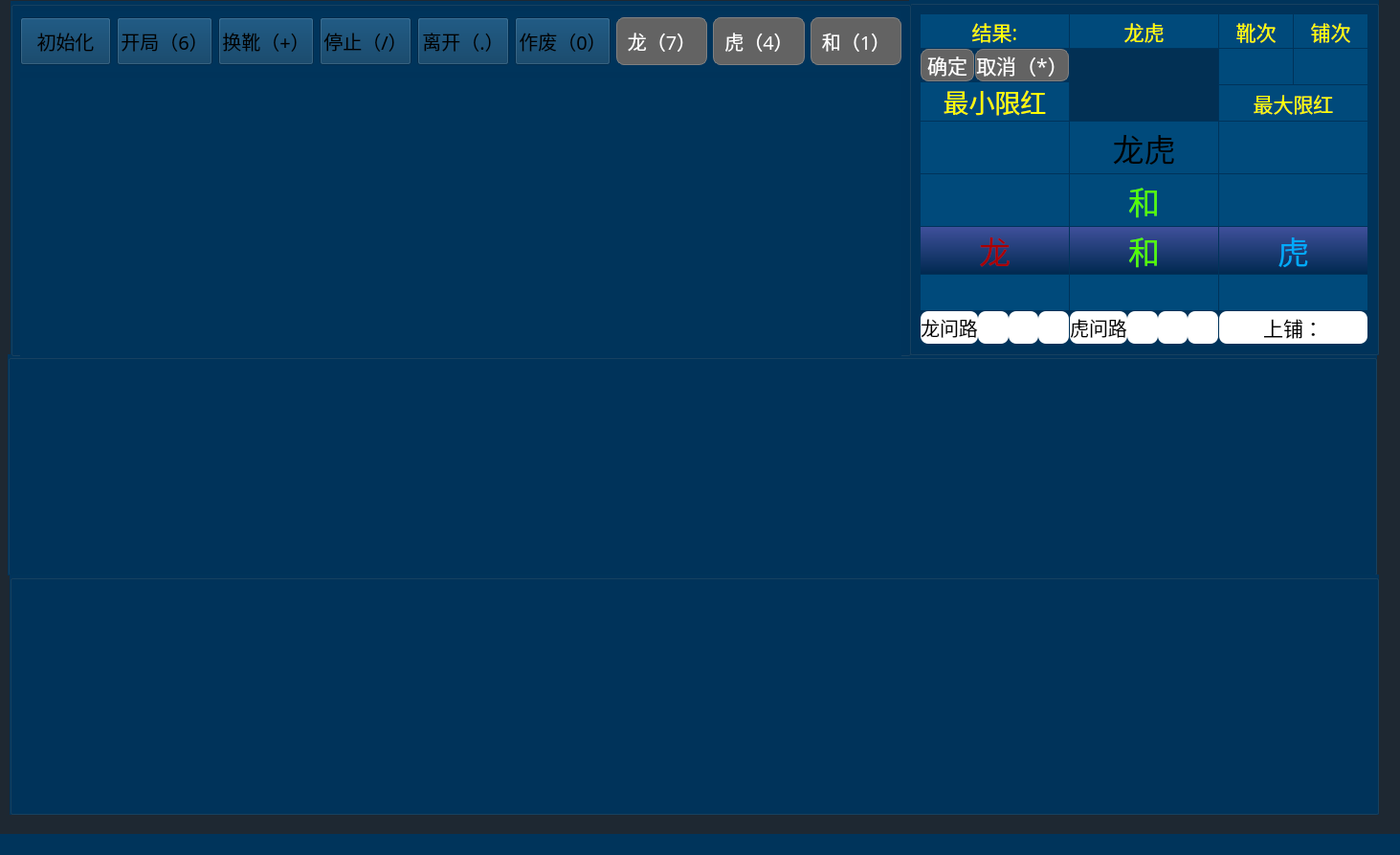
<?xml version="1.0" encoding="UTF-8"?>
<ui version="4.0">
 <class>MainWindow</class>
 <widget class="QMainWindow" name="MainWindow">
  <property name="geometry">
   <rect>
    <x>0</x>
    <y>0</y>
    <width>1463</width>
    <height>893</height>
   </rect>
  </property>
  <property name="windowTitle">
   <string>MainWindow</string>
  </property>
  <property name="styleSheet">
   <string notr="true">background-color: rgb(0, 52, 91);</string>
  </property>
  <widget class="QWidget" name="centralwidget">
   <property name="styleSheet">
    <string notr="true">background-color: rgb(30, 40, 50);</string>
   </property>
   <widget class="QGroupBox" name="groupBox_3">
    <property name="geometry">
     <rect>
      <x>8</x>
      <y>370</y>
      <width>1431</width>
      <height>231</height>
     </rect>
    </property>
    <property name="styleSheet">
     <string notr="true">background-color: rgb(0, 52, 91);
</string>
    </property>
    <property name="title">
     <string/>
    </property>
    <layout class="QVBoxLayout" name="verticalLayout_4">
     <item>
      <layout class="QGridLayout" name="gridLayout_4">
       <property name="spacing">
        <number>1</number>
       </property>
      </layout>
     </item>
    </layout>
   </widget>
   <widget class="QGroupBox" name="groupBox_4">
    <property name="geometry">
     <rect>
      <x>10</x>
      <y>600</y>
      <width>1431</width>
      <height>251</height>
     </rect>
    </property>
    <property name="styleSheet">
     <string notr="true">background-color: rgb(0, 52, 91);
</string>
    </property>
    <property name="title">
     <string/>
    </property>
    <layout class="QVBoxLayout" name="verticalLayout_5">
     <item>
      <layout class="QGridLayout" name="gridLayout_5">
       <property name="spacing">
        <number>1</number>
       </property>
      </layout>
     </item>
    </layout>
   </widget>
   <widget class="QGroupBox" name="groupBox_2">
    <property name="geometry">
     <rect>
      <x>950</x>
      <y>0</y>
      <width>491</width>
      <height>371</height>
     </rect>
    </property>
    <property name="styleSheet">
     <string notr="true">background-color: rgb(0, 52, 91);</string>
    </property>
    <property name="title">
     <string/>
    </property>
    <layout class="QVBoxLayout" name="verticalLayout_3">
     <item>
      <layout class="QGridLayout" name="gridLayout">
       <property name="spacing">
        <number>1</number>
       </property>
       <item row="3" column="3">
        <widget class="QLabel" name="label_tieMaxLimit">
         <property name="font">
          <font>
           <family>方正粗黑宋简体</family>
           <pointsize>30</pointsize>
          </font>
         </property>
         <property name="styleSheet">
          <string notr="true">background-color: rgb(0, 74, 123);
color: rgb(255, 255, 255);</string>
         </property>
         <property name="text">
          <string/>
         </property>
         <property name="alignment">
          <set>Qt::AlignCenter</set>
         </property>
        </widget>
       </item>
       <item row="5" column="3">
        <widget class="QLabel" name="label_score_tiger">
         <property name="font">
          <font>
           <family>方正粗黑宋简体</family>
           <pointsize>20</pointsize>
          </font>
         </property>
         <property name="styleSheet">
          <string notr="true">background-color: rgb(0, 74, 123);
color: rgb(255, 255, 255);</string>
         </property>
         <property name="text">
          <string/>
         </property>
         <property name="alignment">
          <set>Qt::AlignCenter</set>
         </property>
        </widget>
       </item>
       <item row="3" column="2">
        <widget class="QLabel" name="label_same">
         <property name="font">
          <font>
           <family>方正粗黑宋简体</family>
           <pointsize>25</pointsize>
          </font>
         </property>
         <property name="styleSheet">
          <string notr="true">background-color: rgb(0, 74, 123);
color: rgb(85, 255, 0);</string>
         </property>
         <property name="text">
          <string>和</string>
         </property>
         <property name="alignment">
          <set>Qt::AlignCenter</set>
         </property>
        </widget>
       </item>
       <item row="4" column="1">
        <widget class="QLabel" name="label_long_score">
         <property name="font">
          <font>
           <family>方正粗黑宋简体</family>
           <pointsize>25</pointsize>
          </font>
         </property>
         <property name="whatsThis">
          <string>&lt;html&gt;&lt;head/&gt;&lt;body&gt;&lt;p&gt;&lt;span style=&quot; color:#aa0000;&quot;&gt;龙&lt;/span&gt;&lt;/p&gt;&lt;/body&gt;&lt;/html&gt;</string>
         </property>
         <property name="styleSheet">
          <string notr="true">background-color: qlineargradient(spread:pad, x1:0, y1:1, x2:0, y2:0, stop:0 rgba(0, 41, 80, 255), stop:1 rgba(63, 80, 155, 255));
color: rgb(170, 0, 0);</string>
         </property>
         <property name="text">
          <string>龙</string>
         </property>
         <property name="alignment">
          <set>Qt::AlignCenter</set>
         </property>
        </widget>
       </item>
       <item row="5" column="1">
        <widget class="QLabel" name="label_score_long">
         <property name="font">
          <font>
           <family>方正粗黑宋简体</family>
           <pointsize>20</pointsize>
          </font>
         </property>
         <property name="styleSheet">
          <string notr="true">background-color: rgb(0, 74, 123);
color: rgb(255, 255, 255);</string>
         </property>
         <property name="text">
          <string/>
         </property>
         <property name="alignment">
          <set>Qt::AlignCenter</set>
         </property>
        </widget>
       </item>
       <item row="1" column="1">
        <layout class="QVBoxLayout" name="verticalLayout_9">
         <item>
          <layout class="QHBoxLayout" name="horizontalLayout_16">
           <item>
            <widget class="QPushButton" name="pu_enter">
             <property name="enabled">
              <bool>false</bool>
             </property>
             <property name="font">
              <font>
               <family>方正粗黑宋简体</family>
               <pointsize>16</pointsize>
              </font>
             </property>
             <property name="styleSheet">
              <string notr="true">QPushButton{color: rgb(255, 255, 255);background:rgb(60, 160, 74);border:1px solid grey; border-radius: 8px;}
QPushButton:hover{border-color:rgb(139,170,105)}
QPushButton:pressed{border-color:gray;background-color: rgb(39, 78, 55);}
QPushButton:disabled{border-color:gray;background-color: rgb(99, 99, 99);
}</string>
             </property>
             <property name="text">
              <string>确定</string>
             </property>
             <property name="shortcut">
              <string>Enter</string>
             </property>
            </widget>
           </item>
           <item>
            <widget class="QPushButton" name="pu_cancel">
             <property name="enabled">
              <bool>false</bool>
             </property>
             <property name="font">
              <font>
               <family>方正粗黑宋简体</family>
               <pointsize>16</pointsize>
              </font>
             </property>
             <property name="cursor">
              <cursorShape>ArrowCursor</cursorShape>
             </property>
             <property name="styleSheet">
              <string notr="true">QPushButton{color: rgb(255, 255, 255);background:rgb(60, 160, 74);border:1px solid grey; border-radius: 8px;}
QPushButton:hover{border-color:rgb(139,170,105)}
QPushButton:pressed{border-color:gray;background-color: rgb(39, 78, 55);}
QPushButton:disabled{border-color:gray;background-color: rgb(99, 99, 99);
}</string>
             </property>
             <property name="text">
              <string>取消（*）</string>
             </property>
             <property name="shortcut">
              <string>*</string>
             </property>
            </widget>
           </item>
          </layout>
         </item>
         <item>
          <widget class="QLabel" name="label_min_red">
           <property name="maximumSize">
            <size>
             <width>210</width>
             <height>16777215</height>
            </size>
           </property>
           <property name="font">
            <font>
             <family>方正粗黑宋简体</family>
             <pointsize>20</pointsize>
            </font>
           </property>
           <property name="styleSheet">
            <string notr="true">background-color: rgb(0, 74, 123);
color: rgb(255, 255, 0);</string>
           </property>
           <property name="text">
            <string>最小限红</string>
           </property>
           <property name="alignment">
            <set>Qt::AlignCenter</set>
           </property>
          </widget>
         </item>
        </layout>
       </item>
       <item row="4" column="3">
        <widget class="QLabel" name="label_tiger_score">
         <property name="font">
          <font>
           <family>方正粗黑宋简体</family>
           <pointsize>25</pointsize>
          </font>
         </property>
         <property name="styleSheet">
          <string notr="true">background-color: qlineargradient(spread:pad, x1:0, y1:1, x2:0, y2:0, stop:0 rgba(0, 41, 80, 255), stop:1 rgba(63, 80, 155, 255));
color: rgb(0, 170, 255);</string>
         </property>
         <property name="text">
          <string>虎</string>
         </property>
         <property name="alignment">
          <set>Qt::AlignCenter</set>
         </property>
        </widget>
       </item>
       <item row="2" column="2">
        <widget class="QLabel" name="label_126">
         <property name="minimumSize">
          <size>
           <width>0</width>
           <height>0</height>
          </size>
         </property>
         <property name="font">
          <font>
           <family>方正粗黑宋简体</family>
           <pointsize>25</pointsize>
          </font>
         </property>
         <property name="styleSheet">
          <string notr="true">background-color: rgb(0, 74, 123);</string>
         </property>
         <property name="text">
          <string>龙虎</string>
         </property>
         <property name="alignment">
          <set>Qt::AlignCenter</set>
         </property>
        </widget>
       </item>
       <item row="3" column="1">
        <widget class="QLabel" name="label_tieMinLimit">
         <property name="font">
          <font>
           <family>方正粗黑宋简体</family>
           <pointsize>30</pointsize>
          </font>
         </property>
         <property name="styleSheet">
          <string notr="true">background-color: rgb(0, 74, 123);
color: rgb(255, 255, 255);</string>
         </property>
         <property name="text">
          <string/>
         </property>
         <property name="alignment">
          <set>Qt::AlignCenter</set>
         </property>
        </widget>
       </item>
       <item row="0" column="2">
        <widget class="QLabel" name="label_longTiger">
         <property name="font">
          <font>
           <family>方正粗黑宋简体</family>
           <pointsize>16</pointsize>
          </font>
         </property>
         <property name="styleSheet">
          <string notr="true">background-color: rgb(0, 74, 123);
color: rgb(255, 255, 0);</string>
         </property>
         <property name="text">
          <string>龙虎</string>
         </property>
         <property name="alignment">
          <set>Qt::AlignCenter</set>
         </property>
        </widget>
       </item>
       <item row="0" column="3">
        <layout class="QHBoxLayout" name="horizontalLayout_19">
         <item>
          <widget class="QLabel" name="label_times_xue">
           <property name="font">
            <font>
             <family>方正粗黑宋简体</family>
             <pointsize>16</pointsize>
            </font>
           </property>
           <property name="styleSheet">
            <string notr="true">background-color: rgb(0, 74, 123);
color: rgb(255, 255, 0);</string>
           </property>
           <property name="text">
            <string>靴次</string>
           </property>
           <property name="alignment">
            <set>Qt::AlignCenter</set>
           </property>
          </widget>
         </item>
         <item>
          <widget class="QLabel" name="label_times_pu">
           <property name="font">
            <font>
             <family>方正粗黑宋简体</family>
             <pointsize>16</pointsize>
            </font>
           </property>
           <property name="styleSheet">
            <string notr="true">background-color: rgb(0, 74, 123);
color: rgb(255, 255, 0);</string>
           </property>
           <property name="text">
            <string>铺次</string>
           </property>
           <property name="alignment">
            <set>Qt::AlignCenter</set>
           </property>
          </widget>
         </item>
        </layout>
       </item>
       <item row="1" column="2">
        <widget class="QLabel" name="label_VIP_level">
         <property name="font">
          <font>
           <family>方正粗黑宋简体</family>
           <pointsize>20</pointsize>
          </font>
         </property>
         <property name="styleSheet">
          <string notr="true">background-color: rgb(2, 48, 84);
color: rgb(255, 255, 0);</string>
         </property>
         <property name="text">
          <string/>
         </property>
         <property name="alignment">
          <set>Qt::AlignCenter</set>
         </property>
        </widget>
       </item>
       <item row="4" column="2">
        <widget class="QLabel" name="label_same_score">
         <property name="font">
          <font>
           <family>方正粗黑宋简体</family>
           <pointsize>25</pointsize>
          </font>
         </property>
         <property name="styleSheet">
          <string notr="true">background-color: qlineargradient(spread:pad, x1:0, y1:1, x2:0, y2:0, stop:0 rgba(0, 41, 80, 255), stop:1 rgba(63, 80, 155, 255));
color: rgb(85, 255, 0);</string>
         </property>
         <property name="text">
          <string>和</string>
         </property>
         <property name="alignment">
          <set>Qt::AlignCenter</set>
         </property>
        </widget>
       </item>
       <item row="1" column="3">
        <layout class="QVBoxLayout" name="verticalLayout_10">
         <item>
          <layout class="QHBoxLayout" name="horizontalLayout_17">
           <item>
            <widget class="QLabel" name="label_xues">
             <property name="font">
              <font>
               <family>方正粗黑宋简体</family>
               <pointsize>20</pointsize>
              </font>
             </property>
             <property name="styleSheet">
              <string notr="true">background-color: rgb(0, 74, 123);</string>
             </property>
             <property name="text">
              <string/>
             </property>
             <property name="alignment">
              <set>Qt::AlignCenter</set>
             </property>
            </widget>
           </item>
           <item>
            <widget class="QLabel" name="label_pus">
             <property name="font">
              <font>
               <family>方正粗黑宋简体</family>
               <pointsize>20</pointsize>
              </font>
             </property>
             <property name="styleSheet">
              <string notr="true">background-color: rgb(0, 74, 123);</string>
             </property>
             <property name="text">
              <string/>
             </property>
             <property name="alignment">
              <set>Qt::AlignCenter</set>
             </property>
            </widget>
           </item>
          </layout>
         </item>
         <item>
          <widget class="QLabel" name="label_max_red">
           <property name="font">
            <font>
             <family>方正粗黑宋简体</family>
             <pointsize>16</pointsize>
            </font>
           </property>
           <property name="styleSheet">
            <string notr="true">background-color: rgb(0, 74, 123);
color: rgb(255, 255, 0);</string>
           </property>
           <property name="text">
            <string>最大限红</string>
           </property>
           <property name="alignment">
            <set>Qt::AlignCenter</set>
           </property>
          </widget>
         </item>
        </layout>
       </item>
       <item row="5" column="2">
        <widget class="QLabel" name="label_score_same">
         <property name="font">
          <font>
           <family>方正粗黑宋简体</family>
           <pointsize>20</pointsize>
          </font>
         </property>
         <property name="styleSheet">
          <string notr="true">background-color: rgb(0, 74, 123);
color: rgb(255, 255, 255);</string>
         </property>
         <property name="text">
          <string/>
         </property>
         <property name="alignment">
          <set>Qt::AlignCenter</set>
         </property>
        </widget>
       </item>
       <item row="6" column="3">
        <widget class="QLabel" name="label_up_pave">
         <property name="minimumSize">
          <size>
           <width>0</width>
           <height>0</height>
          </size>
         </property>
         <property name="font">
          <font>
           <family>方正粗黑宋简体</family>
           <pointsize>16</pointsize>
          </font>
         </property>
         <property name="styleSheet">
          <string notr="true">background-color: rgb(255, 255, 255);
border-radius: 8px;</string>
         </property>
         <property name="text">
          <string>上铺：</string>
         </property>
         <property name="alignment">
          <set>Qt::AlignCenter</set>
         </property>
        </widget>
       </item>
       <item row="0" column="1">
        <widget class="QLabel" name="label_result">
         <property name="font">
          <font>
           <family>方正粗黑宋简体</family>
           <pointsize>16</pointsize>
          </font>
         </property>
         <property name="styleSheet">
          <string notr="true">background-color: rgb(0, 74, 123);
color: rgb(255, 255, 0);</string>
         </property>
         <property name="text">
          <string>结果:</string>
         </property>
         <property name="alignment">
          <set>Qt::AlignCenter</set>
         </property>
        </widget>
       </item>
       <item row="2" column="1">
        <widget class="QLabel" name="label_minLimit">
         <property name="minimumSize">
          <size>
           <width>0</width>
           <height>0</height>
          </size>
         </property>
         <property name="font">
          <font>
           <family>方正粗黑宋简体</family>
           <pointsize>30</pointsize>
          </font>
         </property>
         <property name="styleSheet">
          <string notr="true">background-color: rgb(0, 74, 123);
color: rgb(255, 255, 255);</string>
         </property>
         <property name="text">
          <string/>
         </property>
         <property name="alignment">
          <set>Qt::AlignCenter</set>
         </property>
        </widget>
       </item>
       <item row="2" column="3">
        <widget class="QLabel" name="label_maxLimit">
         <property name="font">
          <font>
           <family>方正粗黑宋简体</family>
           <pointsize>30</pointsize>
          </font>
         </property>
         <property name="styleSheet">
          <string notr="true">background-color: rgb(0, 74, 123);
color: rgb(255, 255, 255);</string>
         </property>
         <property name="text">
          <string/>
         </property>
         <property name="alignment">
          <set>Qt::AlignCenter</set>
         </property>
        </widget>
       </item>
       <item row="6" column="2">
        <layout class="QHBoxLayout" name="horizontalLayout_3">
         <property name="spacing">
          <number>0</number>
         </property>
         <item>
          <widget class="QLabel" name="label_143">
           <property name="font">
            <font>
             <family>方正粗黑宋简体</family>
             <pointsize>15</pointsize>
            </font>
           </property>
           <property name="styleSheet">
            <string notr="true">border-radius: 8px;
background-color: rgb(255, 255, 255);</string>
           </property>
           <property name="text">
            <string>虎问路</string>
           </property>
           <property name="alignment">
            <set>Qt::AlignCenter</set>
           </property>
          </widget>
         </item>
         <item>
          <widget class="QLabel" name="label_hwl_one">
           <property name="styleSheet">
            <string notr="true">border-radius: 8px;
background-color: rgb(255, 255, 255);</string>
           </property>
           <property name="text">
            <string/>
           </property>
          </widget>
         </item>
         <item>
          <widget class="QLabel" name="label_hwl_two">
           <property name="styleSheet">
            <string notr="true">border-radius: 8px;
background-color: rgb(255, 255, 255);</string>
           </property>
           <property name="text">
            <string/>
           </property>
          </widget>
         </item>
         <item>
          <widget class="QLabel" name="label_hwl_three">
           <property name="styleSheet">
            <string notr="true">border-radius: 8px;
background-color: rgb(255, 255, 255);</string>
           </property>
           <property name="text">
            <string/>
           </property>
          </widget>
         </item>
        </layout>
       </item>
       <item row="6" column="1">
        <layout class="QHBoxLayout" name="horizontalLayout_2">
         <property name="spacing">
          <number>0</number>
         </property>
         <item>
          <widget class="QLabel" name="label_142">
           <property name="font">
            <font>
             <family>方正粗黑宋简体</family>
             <pointsize>15</pointsize>
            </font>
           </property>
           <property name="styleSheet">
            <string notr="true">border-radius: 8px;
background-color: rgb(255, 255, 255);</string>
           </property>
           <property name="text">
            <string>龙问路</string>
           </property>
           <property name="alignment">
            <set>Qt::AlignCenter</set>
           </property>
          </widget>
         </item>
         <item>
          <widget class="QLabel" name="label_lwl_one">
           <property name="styleSheet">
            <string notr="true">border-radius: 8px;
background-color: rgb(255, 255, 255);</string>
           </property>
           <property name="text">
            <string/>
           </property>
          </widget>
         </item>
         <item>
          <widget class="QLabel" name="label_lwl_two">
           <property name="styleSheet">
            <string notr="true">border-radius: 8px;
background-color: rgb(255, 255, 255);</string>
           </property>
           <property name="text">
            <string/>
           </property>
          </widget>
         </item>
         <item>
          <widget class="QLabel" name="label_lwl_three">
           <property name="styleSheet">
            <string notr="true">border-radius: 8px;
background-color: rgb(255, 255, 255);</string>
           </property>
           <property name="text">
            <string/>
           </property>
          </widget>
         </item>
        </layout>
       </item>
      </layout>
     </item>
    </layout>
   </widget>
   <widget class="QLabel" name="label_count_down">
    <property name="geometry">
     <rect>
      <x>263</x>
      <y>449</y>
      <width>1521</width>
      <height>251</height>
     </rect>
    </property>
    <property name="font">
     <font>
      <family>方正粗黑宋简体</family>
      <pointsize>200</pointsize>
     </font>
    </property>
    <property name="styleSheet">
     <string notr="true">background-color: transparent;</string>
    </property>
    <property name="text">
     <string/>
    </property>
    <property name="alignment">
     <set>Qt::AlignCenter</set>
    </property>
   </widget>
   <widget class="QGroupBox" name="groupBox">
    <property name="geometry">
     <rect>
      <x>11</x>
      <y>1</y>
      <width>941</width>
      <height>371</height>
     </rect>
    </property>
    <property name="styleSheet">
     <string notr="true">background-color: rgb(0, 52, 91);</string>
    </property>
    <property name="title">
     <string/>
    </property>
    <widget class="QWidget" name="layoutWidget">
     <property name="geometry">
      <rect>
       <x>10</x>
       <y>80</y>
       <width>921</width>
       <height>351</height>
      </rect>
     </property>
     <layout class="QGridLayout" name="gridLayout_2">
      <property name="spacing">
       <number>1</number>
      </property>
     </layout>
    </widget>
    <widget class="QWidget" name="layoutWidget">
     <property name="geometry">
      <rect>
       <x>10</x>
       <y>10</y>
       <width>921</width>
       <height>64</height>
      </rect>
     </property>
     <layout class="QHBoxLayout" name="horizontalLayout">
      <property name="sizeConstraint">
       <enum>QLayout::SetMinimumSize</enum>
      </property>
      <property name="topMargin">
       <number>0</number>
      </property>
      <item>
       <widget class="QPushButton" name="pu_init">
        <property name="enabled">
         <bool>false</bool>
        </property>
        <property name="minimumSize">
         <size>
          <width>80</width>
          <height>50</height>
         </size>
        </property>
        <property name="font">
         <font>
          <family>方正粗黑宋简体</family>
          <pointsize>15</pointsize>
         </font>
        </property>
        <property name="styleSheet">
         <string notr="true">QPushButton{color: rgb(0, 0, 0);background-image: url(:/result/pu_yellow.png);}
QPushButton:pressed{border-color:gray;background-image: url(:/result/pu_yellow_an.png);
}
QPushButton:disabled{border-color:gray;background-image: url(:/result/pu_yellow_an.png);
}</string>
        </property>
        <property name="text">
         <string>初始化</string>
        </property>
       </widget>
      </item>
      <item>
       <widget class="QPushButton" name="pu_start">
        <property name="enabled">
         <bool>false</bool>
        </property>
        <property name="minimumSize">
         <size>
          <width>80</width>
          <height>50</height>
         </size>
        </property>
        <property name="font">
         <font>
          <family>方正粗黑宋简体</family>
          <pointsize>15</pointsize>
         </font>
        </property>
        <property name="acceptDrops">
         <bool>true</bool>
        </property>
        <property name="styleSheet">
         <string notr="true">QPushButton{color: rgb(0, 0, 0);background-image: url(:/result/pu_yellow.png);}
QPushButton:pressed{border-color:gray;background-image: url(:/result/pu_yellow_an.png);
}
QPushButton:disabled{border-color:gray;background-image: url(:/result/pu_yellow_an.png);
}</string>
        </property>
        <property name="text">
         <string>开局（6）</string>
        </property>
        <property name="shortcut">
         <string>6</string>
        </property>
       </widget>
      </item>
      <item>
       <widget class="QPushButton" name="pu_changeXue">
        <property name="enabled">
         <bool>false</bool>
        </property>
        <property name="minimumSize">
         <size>
          <width>80</width>
          <height>50</height>
         </size>
        </property>
        <property name="font">
         <font>
          <family>方正粗黑宋简体</family>
          <pointsize>15</pointsize>
         </font>
        </property>
        <property name="styleSheet">
         <string notr="true">QPushButton{color: rgb(0, 0, 0);background-image: url(:/result/pu_yellow.png);}
QPushButton:pressed{border-color:gray;background-image: url(:/result/pu_yellow_an.png);
}
QPushButton:disabled{border-color:gray;background-image: url(:/result/pu_yellow_an.png);
}</string>
        </property>
        <property name="text">
         <string>换靴（+）</string>
        </property>
        <property name="shortcut">
         <string>+</string>
        </property>
       </widget>
      </item>
      <item>
       <widget class="QPushButton" name="pu_stop">
        <property name="enabled">
         <bool>false</bool>
        </property>
        <property name="minimumSize">
         <size>
          <width>80</width>
          <height>50</height>
         </size>
        </property>
        <property name="font">
         <font>
          <family>方正粗黑宋简体</family>
          <pointsize>15</pointsize>
         </font>
        </property>
        <property name="styleSheet">
         <string notr="true">QPushButton{color: rgb(0, 0, 0);background-image: url(:/result/pu_yellow.png);}
QPushButton:pressed{border-color:gray;background-image: url(:/result/pu_yellow_an.png);
}
QPushButton:disabled{border-color:gray;background-image: url(:/result/pu_yellow_an.png);
}</string>
        </property>
        <property name="text">
         <string>停止（/）</string>
        </property>
        <property name="shortcut">
         <string>/</string>
        </property>
       </widget>
      </item>
      <item>
       <widget class="QPushButton" name="pu_leave">
        <property name="enabled">
         <bool>false</bool>
        </property>
        <property name="minimumSize">
         <size>
          <width>80</width>
          <height>50</height>
         </size>
        </property>
        <property name="font">
         <font>
          <family>方正粗黑宋简体</family>
          <pointsize>15</pointsize>
         </font>
        </property>
        <property name="styleSheet">
         <string notr="true">QPushButton{color: rgb(0, 0, 0);background-image: url(:/result/pu_yellow.png);}
QPushButton:pressed{border-color:gray;background-image: url(:/result/pu_yellow_an.png);
}
QPushButton:disabled{border-color:gray;background-image: url(:/result/pu_yellow_an.png);
}</string>
        </property>
        <property name="text">
         <string>离开（.）</string>
        </property>
        <property name="shortcut">
         <string>.</string>
        </property>
       </widget>
      </item>
      <item>
       <widget class="QPushButton" name="pu_useless">
        <property name="enabled">
         <bool>false</bool>
        </property>
        <property name="minimumSize">
         <size>
          <width>80</width>
          <height>50</height>
         </size>
        </property>
        <property name="font">
         <font>
          <family>方正粗黑宋简体</family>
          <pointsize>15</pointsize>
         </font>
        </property>
        <property name="styleSheet">
         <string notr="true">QPushButton{color: rgb(0, 0, 0);background-image: url(:/result/pu_yellow.png);}
QPushButton:pressed{border-color:gray;background-image: url(:/result/pu_yellow_an.png);
}
QPushButton:disabled{border-color:gray;background-image: url(:/result/pu_yellow_an.png);
}</string>
        </property>
        <property name="text">
         <string>作废（0）</string>
        </property>
        <property name="shortcut">
         <string>0</string>
        </property>
       </widget>
      </item>
      <item>
       <widget class="QPushButton" name="pu_long">
        <property name="enabled">
         <bool>false</bool>
        </property>
        <property name="minimumSize">
         <size>
          <width>80</width>
          <height>50</height>
         </size>
        </property>
        <property name="font">
         <font>
          <family>方正粗黑宋简体</family>
          <pointsize>15</pointsize>
         </font>
        </property>
        <property name="styleSheet">
         <string notr="true">QPushButton{color: rgb(255, 255, 255);background:rgb(180, 45, 55);border:1px solid grey; border-radius: 8px;}
QPushButton:hover{border-color:rgb(139,170,105)}
QPushButton:pressed{border-color:gray;background-color: rgb(114, 58, 62);}
QPushButton:disabled{border-color:gray;background-color: rgb(99, 99, 99);
}</string>
        </property>
        <property name="text">
         <string>龙（7）</string>
        </property>
        <property name="shortcut">
         <string>7</string>
        </property>
       </widget>
      </item>
      <item>
       <widget class="QPushButton" name="pu_tiger">
        <property name="enabled">
         <bool>false</bool>
        </property>
        <property name="minimumSize">
         <size>
          <width>80</width>
          <height>50</height>
         </size>
        </property>
        <property name="palette">
         <palette>
          <active>
           <colorrole role="WindowText">
            <brush brushstyle="SolidPattern">
             <color alpha="255">
              <red>255</red>
              <green>255</green>
              <blue>255</blue>
             </color>
            </brush>
           </colorrole>
           <colorrole role="Button">
            <brush brushstyle="SolidPattern">
             <color alpha="255">
              <red>50</red>
              <green>73</green>
              <blue>138</blue>
             </color>
            </brush>
           </colorrole>
           <colorrole role="Text">
            <brush brushstyle="SolidPattern">
             <color alpha="255">
              <red>255</red>
              <green>255</green>
              <blue>255</blue>
             </color>
            </brush>
           </colorrole>
           <colorrole role="ButtonText">
            <brush brushstyle="SolidPattern">
             <color alpha="255">
              <red>255</red>
              <green>255</green>
              <blue>255</blue>
             </color>
            </brush>
           </colorrole>
           <colorrole role="Base">
            <brush brushstyle="SolidPattern">
             <color alpha="255">
              <red>50</red>
              <green>73</green>
              <blue>138</blue>
             </color>
            </brush>
           </colorrole>
           <colorrole role="Window">
            <brush brushstyle="SolidPattern">
             <color alpha="255">
              <red>50</red>
              <green>73</green>
              <blue>138</blue>
             </color>
            </brush>
           </colorrole>
           <colorrole role="PlaceholderText">
            <brush brushstyle="NoBrush">
             <color alpha="128">
              <red>255</red>
              <green>255</green>
              <blue>255</blue>
             </color>
            </brush>
           </colorrole>
          </active>
          <inactive>
           <colorrole role="WindowText">
            <brush brushstyle="SolidPattern">
             <color alpha="255">
              <red>255</red>
              <green>255</green>
              <blue>255</blue>
             </color>
            </brush>
           </colorrole>
           <colorrole role="Button">
            <brush brushstyle="SolidPattern">
             <color alpha="255">
              <red>50</red>
              <green>73</green>
              <blue>138</blue>
             </color>
            </brush>
           </colorrole>
           <colorrole role="Text">
            <brush brushstyle="SolidPattern">
             <color alpha="255">
              <red>255</red>
              <green>255</green>
              <blue>255</blue>
             </color>
            </brush>
           </colorrole>
           <colorrole role="ButtonText">
            <brush brushstyle="SolidPattern">
             <color alpha="255">
              <red>255</red>
              <green>255</green>
              <blue>255</blue>
             </color>
            </brush>
           </colorrole>
           <colorrole role="Base">
            <brush brushstyle="SolidPattern">
             <color alpha="255">
              <red>50</red>
              <green>73</green>
              <blue>138</blue>
             </color>
            </brush>
           </colorrole>
           <colorrole role="Window">
            <brush brushstyle="SolidPattern">
             <color alpha="255">
              <red>50</red>
              <green>73</green>
              <blue>138</blue>
             </color>
            </brush>
           </colorrole>
           <colorrole role="PlaceholderText">
            <brush brushstyle="NoBrush">
             <color alpha="128">
              <red>255</red>
              <green>255</green>
              <blue>255</blue>
             </color>
            </brush>
           </colorrole>
          </inactive>
          <disabled>
           <colorrole role="WindowText">
            <brush brushstyle="SolidPattern">
             <color alpha="255">
              <red>255</red>
              <green>255</green>
              <blue>255</blue>
             </color>
            </brush>
           </colorrole>
           <colorrole role="Button">
            <brush brushstyle="SolidPattern">
             <color alpha="255">
              <red>99</red>
              <green>99</green>
              <blue>99</blue>
             </color>
            </brush>
           </colorrole>
           <colorrole role="Text">
            <brush brushstyle="SolidPattern">
             <color alpha="255">
              <red>255</red>
              <green>255</green>
              <blue>255</blue>
             </color>
            </brush>
           </colorrole>
           <colorrole role="ButtonText">
            <brush brushstyle="SolidPattern">
             <color alpha="255">
              <red>255</red>
              <green>255</green>
              <blue>255</blue>
             </color>
            </brush>
           </colorrole>
           <colorrole role="Base">
            <brush brushstyle="SolidPattern">
             <color alpha="255">
              <red>99</red>
              <green>99</green>
              <blue>99</blue>
             </color>
            </brush>
           </colorrole>
           <colorrole role="Window">
            <brush brushstyle="SolidPattern">
             <color alpha="255">
              <red>99</red>
              <green>99</green>
              <blue>99</blue>
             </color>
            </brush>
           </colorrole>
           <colorrole role="PlaceholderText">
            <brush brushstyle="NoBrush">
             <color alpha="128">
              <red>255</red>
              <green>255</green>
              <blue>255</blue>
             </color>
            </brush>
           </colorrole>
          </disabled>
         </palette>
        </property>
        <property name="font">
         <font>
          <family>方正粗黑宋简体</family>
          <pointsize>15</pointsize>
         </font>
        </property>
        <property name="styleSheet">
         <string notr="true">QPushButton{color: rgb(255, 255, 255);background:rgb(50, 73, 138);border:1px solid grey; border-radius: 8px;}
QPushButton:hover{border-color:rgb(139,170,105)}
QPushButton:pressed{border-color:gray;background-color:rgb(54, 65, 97);}
QPushButton:disabled{border-color:gray;background-color: rgb(99, 99, 99);
}</string>
        </property>
        <property name="text">
         <string>虎（4）</string>
        </property>
        <property name="shortcut">
         <string>4</string>
        </property>
       </widget>
      </item>
      <item>
       <widget class="QPushButton" name="pu_same">
        <property name="enabled">
         <bool>false</bool>
        </property>
        <property name="minimumSize">
         <size>
          <width>80</width>
          <height>50</height>
         </size>
        </property>
        <property name="font">
         <font>
          <family>方正粗黑宋简体</family>
          <pointsize>15</pointsize>
         </font>
        </property>
        <property name="styleSheet">
         <string notr="true">QPushButton{color: rgb(255, 255, 255);background:rgb(60, 160, 74);border:1px solid grey; border-radius: 8px;}
QPushButton:hover{border-color:rgb(139,170,105)}
QPushButton:pressed{border-color:gray;background-color: rgb(39, 78, 55);}
QPushButton:disabled{border-color:gray;background-color: rgb(99, 99, 99);
}</string>
        </property>
        <property name="text">
         <string>和（1）</string>
        </property>
        <property name="shortcut">
         <string>1</string>
        </property>
       </widget>
      </item>
     </layout>
    </widget>
   </widget>
  </widget>
  <widget class="QMenuBar" name="menubar">
   <property name="geometry">
    <rect>
     <x>0</x>
     <y>0</y>
     <width>1463</width>
     <height>23</height>
    </rect>
   </property>
  </widget>
  <widget class="QStatusBar" name="statusbar"/>
 </widget>
 <resources/>
 <connections/>
</ui>
